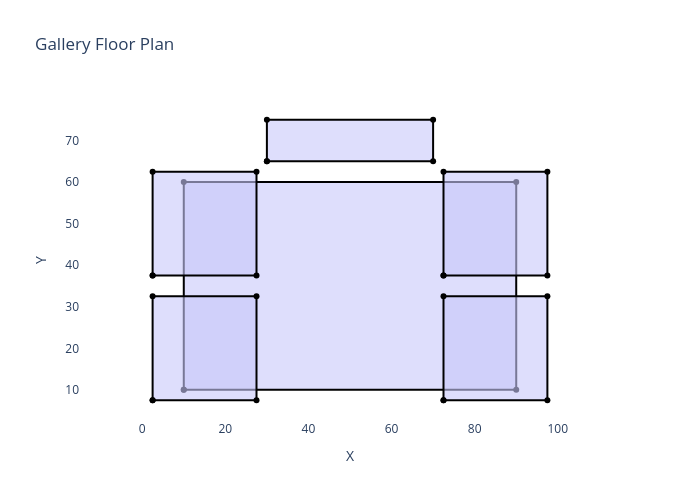

This figure's notebook cell:
### Code cell
def visualize_faces_2d(faces, title="Floor Plan", colors=None):
    """Visualize faces in 2D."""
    fig = go.Figure()
    
    if colors is None:
        colors = ['rgba(200, 200, 250, 0.6)'] * len(faces)
    
    for i, face in enumerate(faces):
        vertices = face.Vertices()
        xs = [v.X() for v in vertices] + [vertices[0].X()]
        ys = [v.Y() for v in vertices] + [vertices[0].Y()]
        
        fig.add_trace(go.Scatter(
            x=xs, y=ys,
            fill='toself',
            fillcolor=colors[i] if isinstance(colors, list) else colors,
            line=dict(color='black', width=2),
            name=f'Room {i}'
        ))
    
    fig.update_layout(
        title=title,
        xaxis_title="X",
        yaxis_title="Y",
        width=700,
        height=500,
        yaxis=dict(scaleanchor='x'),
        plot_bgcolor='white',
        showlegend=False
    )
    
    return fig

fig = visualize_faces_2d(rooms, "Gallery Floor Plan")
fig.show()

### Figure 1 — Plotly figure (JSON) as saved in the notebook; plotly's stock layout.template omitted (floating-point values rounded to 4 significant figures)
{"data": [{"fill": "toself", "fillcolor": "rgba(200, 200, 250, 0.6)", "line": {"color": "black", "width": 2}, "name": "Room 0", "type": "scatter", "x": [10, 90, 90, 10, 10], "y": [10, 10, 60, 60, 10]}, {"fill": "toself", "fillcolor": "rgba(200, 200, 250, 0.6)", "line": {"color": "black", "width": 2}, "name": "Room 1", "type": "scatter", "x": [2.5, 27.5, 27.5, 2.5, 2.5], "y": [7.5, 7.5, 32.5, 32.5, 7.5]}, {"fill": "toself", "fillcolor": "rgba(200, 200, 250, 0.6)", "line": {"color": "black", "width": 2}, "name": "Room 2", "type": "scatter", "x": [2.5, 27.5, 27.5, 2.5, 2.5], "y": [37.5, 37.5, 62.5, 62.5, 37.5]}, {"fill": "toself", "fillcolor": "rgba(200, 200, 250, 0.6)", "line": {"color": "black", "width": 2}, "name": "Room 3", "type": "scatter", "x": [72.5, 97.5, 97.5, 72.5, 72.5], "y": [7.5, 7.5, 32.5, 32.5, 7.5]}, {"fill": "toself", "fillcolor": "rgba(200, 200, 250, 0.6)", "line": {"color": "black", "width": 2}, "name": "Room 4", "type": "scatter", "x": [72.5, 97.5, 97.5, 72.5, 72.5], "y": [37.5, 37.5, 62.5, 62.5, 37.5]}, {"fill": "toself", "fillcolor": "rgba(200, 200, 250, 0.6)", "line": {"color": "black", "width": 2}, "name": "Room 5", "type": "scatter", "x": [30, 70, 70, 30, 30], "y": [65, 65, 75, 75, 65]}], "layout": {"height": 500, "plot_bgcolor": "white", "showlegend": false, "title": {"text": "Gallery Floor Plan"}, "width": 700, "xaxis": {"title": {"text": "X"}}, "yaxis": {"scaleanchor": "x", "title": {"text": "Y"}}}}
